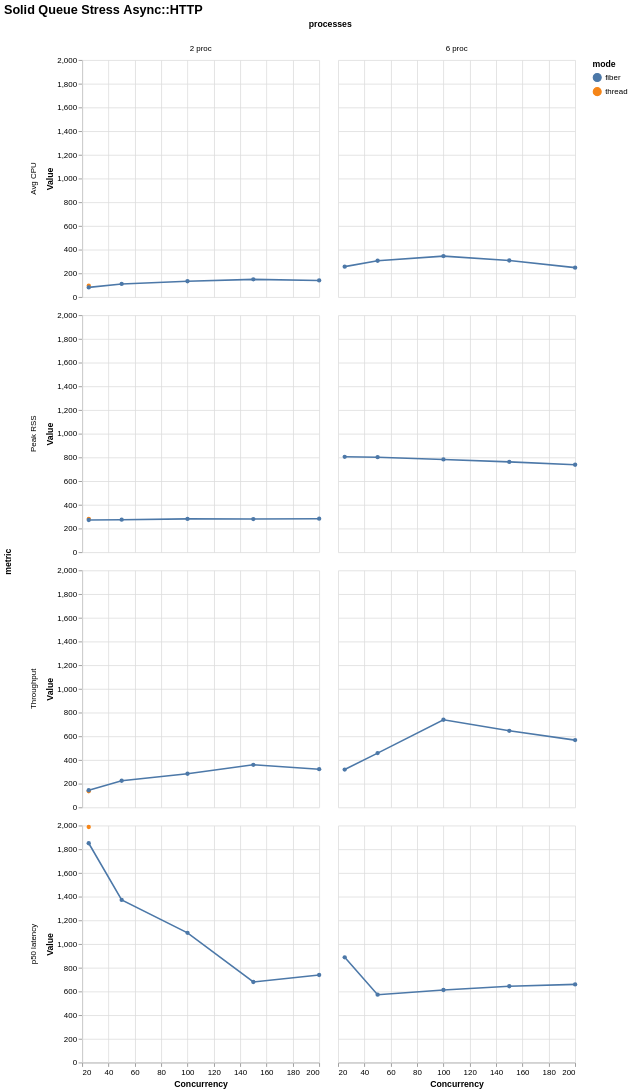

Source (Vega-Lite JSON):
### Vega-Lite specification from a JSON file in a GitHub repository (floating-point values rounded to 4 significant figures)
{"$schema": "https://vega.github.io/schema/vega-lite/v6.json", "title": "Solid Queue Stress Async::HTTP", "data": {"values": [{"mode": "thread", "concurrency": 25, "processes": "2 proc", "metric": "Throughput", "value": 135.8, "unit": "jobs/s"}, {"mode": "thread", "concurrency": 25, "processes": "2 proc", "metric": "Peak RSS", "value": 281.8, "unit": "MB"}, {"mode": "thread", "concurrency": 25, "processes": "2 proc", "metric": "Avg CPU", "value": 95.5, "unit": "%"}, {"mode": "thread", "concurrency": 25, "processes": "2 proc", "metric": "p50 latency", "value": 1988.0, "unit": "ms"}, {"mode": "fiber", "concurrency": 25, "processes": "2 proc", "metric": "Throughput", "value": 144.5, "unit": "jobs/s"}, {"mode": "fiber", "concurrency": 25, "processes": "2 proc", "metric": "Peak RSS", "value": 272.0, "unit": "MB"}, {"mode": "fiber", "concurrency": 25, "processes": "2 proc", "metric": "Avg CPU", "value": 81.3, "unit": "%"}, {"mode": "fiber", "concurrency": 25, "processes": "2 proc", "metric": "p50 latency", "value": 1851.0, "unit": "ms"}, {"mode": "fiber", "concurrency": 50, "processes": "2 proc", "metric": "Throughput", "value": 224.7, "unit": "jobs/s"}, {"mode": "fiber", "concurrency": 50, "processes": "2 proc", "metric": "Peak RSS", "value": 274.4, "unit": "MB"}, {"mode": "fiber", "concurrency": 50, "processes": "2 proc", "metric": "Avg CPU", "value": 110.7, "unit": "%"}, {"mode": "fiber", "concurrency": 50, "processes": "2 proc", "metric": "p50 latency", "value": 1372.0, "unit": "ms"}, {"mode": "fiber", "concurrency": 100, "processes": "2 proc", "metric": "Throughput", "value": 284.0, "unit": "jobs/s"}, {"mode": "fiber", "concurrency": 100, "processes": "2 proc", "metric": "Peak RSS", "value": 281.3, "unit": "MB"}, {"mode": "fiber", "concurrency": 100, "processes": "2 proc", "metric": "Avg CPU", "value": 133.4, "unit": "%"}, {"mode": "fiber", "concurrency": 100, "processes": "2 proc", "metric": "p50 latency", "value": 1094.0, "unit": "ms"}, {"mode": "fiber", "concurrency": 150, "processes": "2 proc", "metric": "Throughput", "value": 359.3, "unit": "jobs/s"}, {"mode": "fiber", "concurrency": 150, "processes": "2 proc", "metric": "Peak RSS", "value": 279.6, "unit": "MB"}, {"mode": "fiber", "concurrency": 150, "processes": "2 proc", "metric": "Avg CPU", "value": 149.2, "unit": "%"}, {"mode": "fiber", "concurrency": 150, "processes": "2 proc", "metric": "p50 latency", "value": 679.9, "unit": "ms"}, {"mode": "fiber", "concurrency": 200, "processes": "2 proc", "metric": "Throughput", "value": 322.3, "unit": "jobs/s"}, {"mode": "fiber", "concurrency": 200, "processes": "2 proc", "metric": "Peak RSS", "value": 282.9, "unit": "MB"}, {"mode": "fiber", "concurrency": 200, "processes": "2 proc", "metric": "Avg CPU", "value": 140.0, "unit": "%"}, {"mode": "fiber", "concurrency": 200, "processes": "2 proc", "metric": "p50 latency", "value": 739.0, "unit": "ms"}, {"mode": "fiber", "concurrency": 25, "processes": "6 proc", "metric": "Throughput", "value": 319.1, "unit": "jobs/s"}, {"mode": "fiber", "concurrency": 25, "processes": "6 proc", "metric": "Peak RSS", "value": 805.2, "unit": "MB"}, {"mode": "fiber", "concurrency": 25, "processes": "6 proc", "metric": "Avg CPU", "value": 256.6, "unit": "%"}, {"mode": "fiber", "concurrency": 25, "processes": "6 proc", "metric": "p50 latency", "value": 887.9, "unit": "ms"}, {"mode": "fiber", "concurrency": 50, "processes": "6 proc", "metric": "Throughput", "value": 458.0, "unit": "jobs/s"}, {"mode": "fiber", "concurrency": 50, "processes": "6 proc", "metric": "Peak RSS", "value": 801.8, "unit": "MB"}, {"mode": "fiber", "concurrency": 50, "processes": "6 proc", "metric": "Avg CPU", "value": 306.0, "unit": "%"}, {"mode": "fiber", "concurrency": 50, "processes": "6 proc", "metric": "p50 latency", "value": 572.8, "unit": "ms"}, {"mode": "fiber", "concurrency": 100, "processes": "6 proc", "metric": "Throughput", "value": 739.5, "unit": "jobs/s"}, {"mode": "fiber", "concurrency": 100, "processes": "6 proc", "metric": "Peak RSS", "value": 782.8, "unit": "MB"}, {"mode": "fiber", "concurrency": 100, "processes": "6 proc", "metric": "Avg CPU", "value": 345.3, "unit": "%"}, {"mode": "fiber", "concurrency": 100, "processes": "6 proc", "metric": "p50 latency", "value": 612.3, "unit": "ms"}, {"mode": "fiber", "concurrency": 150, "processes": "6 proc", "metric": "Throughput", "value": 646.2, "unit": "jobs/s"}, {"mode": "fiber", "concurrency": 150, "processes": "6 proc", "metric": "Peak RSS", "value": 762.1, "unit": "MB"}, {"mode": "fiber", "concurrency": 150, "processes": "6 proc", "metric": "Avg CPU", "value": 308.1, "unit": "%"}, {"mode": "fiber", "concurrency": 150, "processes": "6 proc", "metric": "p50 latency", "value": 643.9, "unit": "ms"}, {"mode": "fiber", "concurrency": 200, "processes": "6 proc", "metric": "Throughput", "value": 567.7, "unit": "jobs/s"}, {"mode": "fiber", "concurrency": 200, "processes": "6 proc", "metric": "Peak RSS", "value": 738.0, "unit": "MB"}, {"mode": "fiber", "concurrency": 200, "processes": "6 proc", "metric": "Avg CPU", "value": 248.0, "unit": "%"}, {"mode": "fiber", "concurrency": 200, "processes": "6 proc", "metric": "p50 latency", "value": 659.6, "unit": "ms"}]}, "mark": {"type": "line", "point": true, "tooltip": true}, "encoding": {"x": {"field": "concurrency", "type": "quantitative", "title": "Concurrency"}, "y": {"field": "value", "type": "quantitative", "title": "Value"}, "color": {"field": "mode", "type": "nominal"}, "tooltip": [{"field": "mode", "type": "nominal"}, {"field": "concurrency", "type": "nominal"}, {"field": "processes", "type": "nominal"}, {"field": "metric", "type": "nominal"}, {"field": "percentile", "type": "nominal"}, {"field": "value", "type": "quantitative"}], "row": {"field": "metric", "type": "nominal"}, "column": {"field": "processes", "type": "nominal"}}, "config": {"background": "white", "axis": {"labelFont": "Arial", "titleFont": "Arial", "grid": true}, "legend": {"labelFont": "Arial", "titleFont": "Arial"}, "title": {"font": "Arial", "fontSize": 16, "anchor": "start"}, "view": {"stroke": null}}}
